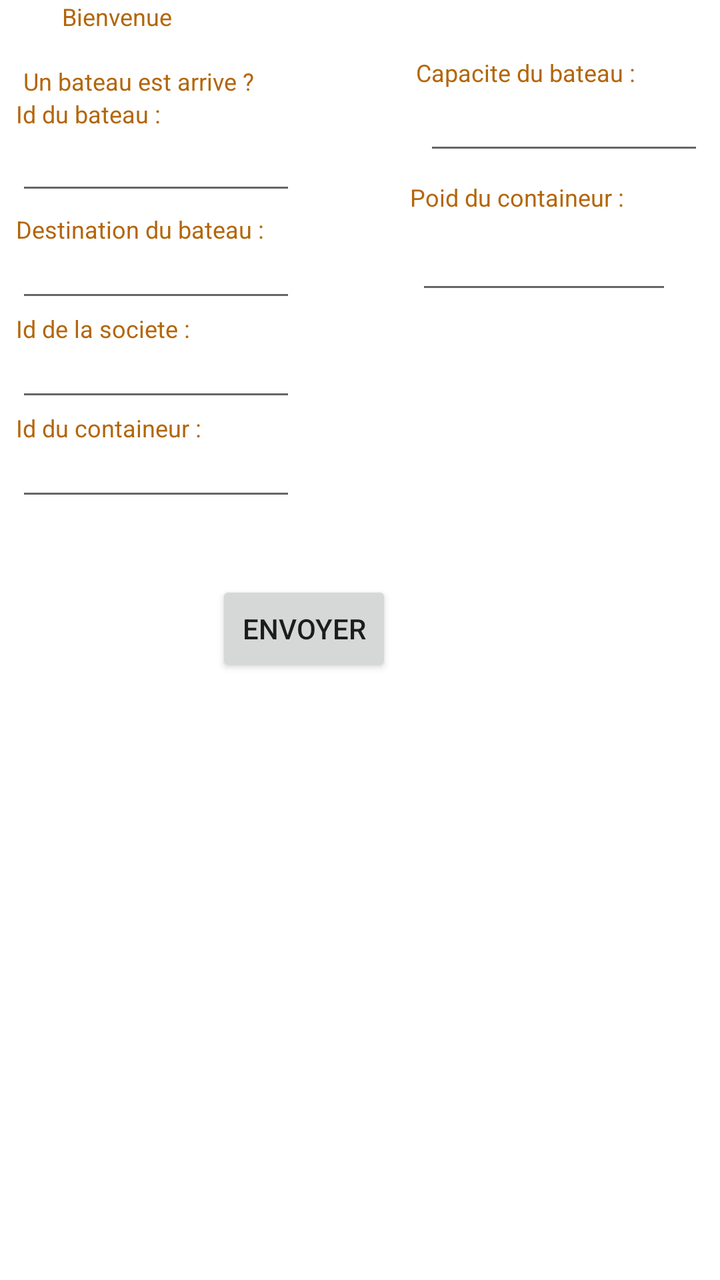
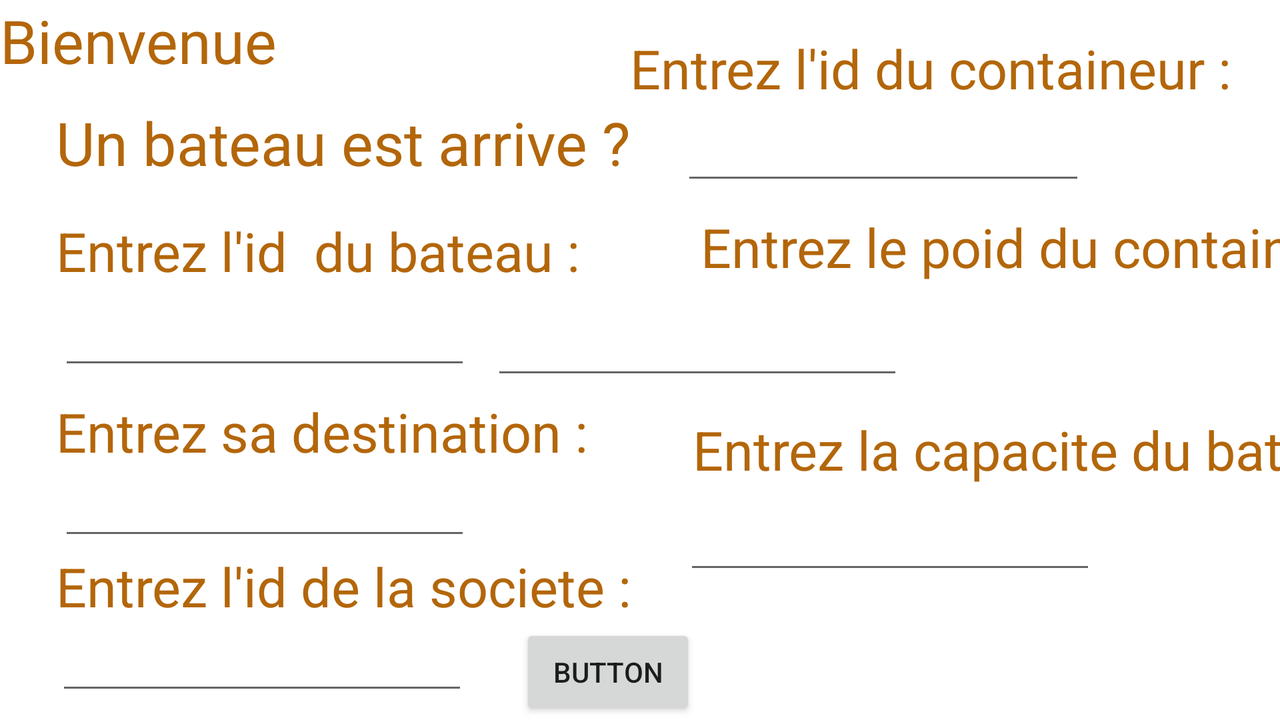

The same Android screen from two of the app's own layout files: first res/layout/ as a phone draws it, then the author's variant for another configuration, drawn on a device whose configuration selects that folder. Both files follow.
<!-- AndroidManifest.xml: application theme Theme.Application_bateau -->
<!-- res/layout/fragment_home.xml -->
<?xml version="1.0" encoding="utf-8"?>
<androidx.constraintlayout.widget.ConstraintLayout xmlns:android="http://schemas.android.com/apk/res/android"
    xmlns:app="http://schemas.android.com/apk/res-auto"
    xmlns:tools="http://schemas.android.com/tools"
    android:layout_width="match_parent"
    android:layout_height="match_parent"
    android:background="@drawable/backg">

    <Button
        android:id="@+id/boatarriv"
        android:layout_width="wrap_content"
        android:layout_height="wrap_content"
        android:layout_marginStart="108dp"
        android:layout_marginLeft="108dp"
        android:layout_marginTop="208dp"
        android:text="@string/home_sendbutt"
        app:layout_constraintStart_toStartOf="parent"
        app:layout_constraintTop_toBottomOf="@+id/capa" />

    <TextView
        android:id="@+id/askForIdTV7"
        android:layout_width="112dp"
        android:layout_height="17dp"
        android:layout_marginTop="28dp"
        android:layout_marginEnd="40dp"
        android:layout_marginRight="40dp"
        android:text="@string/home_boatcapa"
        android:textColor="#B3660A"
        android:textSize="12sp"
        app:layout_constraintEnd_toEndOf="parent"
        app:layout_constraintTop_toTopOf="parent" />

    <TextView
        android:id="@+id/etat"
        android:layout_width="140dp"
        android:layout_height="39dp"
        android:layout_marginStart="84dp"
        android:layout_marginLeft="84dp"
        android:layout_marginTop="12dp"
        android:textSize="12sp"
        app:layout_constraintStart_toStartOf="parent"
        app:layout_constraintTop_toBottomOf="@+id/boatarriv" />

    <TextView
        android:id="@+id/askForIdTV6"
        android:layout_width="wrap_content"
        android:layout_height="wrap_content"
        android:layout_marginTop="8dp"
        android:layout_marginEnd="48dp"
        android:layout_marginRight="48dp"
        android:text="@string/home_contwei"
        android:textColor="#B3660A"
        android:textSize="12sp"
        app:layout_constraintEnd_toEndOf="parent"
        app:layout_constraintTop_toBottomOf="@+id/capa" />

    <EditText
        android:id="@+id/poids"
        android:layout_width="128dp"
        android:layout_height="wrap_content"
        android:layout_marginTop="4dp"
        android:layout_marginEnd="24dp"
        android:layout_marginRight="24dp"
        android:ems="10"
        android:inputType="textPersonName"
        android:textColor="@color/white"
        app:layout_constraintEnd_toEndOf="parent"
        app:layout_constraintTop_toBottomOf="@+id/askForIdTV6" />

    <EditText
        android:id="@+id/capa"
        android:layout_width="wrap_content"
        android:layout_height="wrap_content"
        android:layout_marginTop="4dp"
        android:layout_marginEnd="8dp"
        android:layout_marginRight="8dp"
        android:ems="10"
        android:inputType="textPersonName"
        android:textColor="@color/white"
        android:textSize="12sp"
        app:layout_constraintEnd_toEndOf="parent"
        app:layout_constraintTop_toBottomOf="@+id/askForIdTV7" />

    <TextView
        android:id="@+id/textView8"
        android:layout_width="wrap_content"
        android:layout_height="wrap_content"

        android:layout_marginStart="31dp"
        android:layout_marginLeft="31dp"
        android:text="@string/home_welcome"
        android:textColor="#B3660A"
        android:textSize="12sp"
        app:layout_constraintStart_toStartOf="parent"
        app:layout_constraintTop_toTopOf="parent"
        tools:ignore="MissingConstraints" />

    <TextView
        android:id="@+id/introBotArrived"
        android:layout_width="wrap_content"
        android:layout_height="wrap_content"
        android:layout_marginTop="16dp"
        android:layout_marginEnd="95dp"
        android:layout_marginRight="95dp"
        android:text="@string/home_boatarrived"
        android:textColor="#B3660A"
        android:textSize="12sp"
        app:layout_constraintBottom_toTopOf="@+id/askForIdTV"
        app:layout_constraintEnd_toEndOf="parent"
        app:layout_constraintHorizontal_bias="0.078"
        app:layout_constraintStart_toStartOf="parent"
        app:layout_constraintTop_toBottomOf="@+id/textView8" />

    <EditText
        android:id="@+id/idCont"
        android:layout_width="wrap_content"
        android:layout_height="wrap_content"
        android:layout_marginStart="8dp"
        android:layout_marginLeft="8dp"
        android:ems="10"
        android:inputType="textPersonName"
        android:textColor="@color/white"
        android:textSize="12sp"
        app:layout_constraintStart_toStartOf="parent"
        app:layout_constraintTop_toBottomOf="@+id/askForIdTV5" />

    <TextView
        android:id="@+id/askForIdTV4"
        android:layout_width="wrap_content"
        android:layout_height="wrap_content"
        android:layout_marginStart="8dp"
        android:layout_marginLeft="8dp"
        android:text="@string/home_socid"
        android:textColor="#B3660A"
        android:textSize="12sp"
        app:layout_constraintBottom_toTopOf="@+id/idSoc"
        app:layout_constraintStart_toStartOf="parent"
        app:layout_constraintTop_toBottomOf="@+id/dest" />

    <EditText
        android:id="@+id/idSoc"
        android:layout_width="wrap_content"
        android:layout_height="wrap_content"
        android:layout_marginStart="8dp"
        android:layout_marginLeft="8dp"
        android:ems="10"
        android:inputType="textPersonName"
        android:textColor="@color/white"
        android:textSize="12sp"
        app:layout_constraintBottom_toTopOf="@+id/askForIdTV5"
        app:layout_constraintStart_toStartOf="parent"
        app:layout_constraintTop_toBottomOf="@+id/askForIdTV4" />

    <TextView
        android:id="@+id/askForIdTV5"
        android:layout_width="wrap_content"
        android:layout_height="wrap_content"
        android:layout_marginStart="8dp"
        android:layout_marginLeft="8dp"
        android:text="@string/home_contid"
        android:textColor="#B3660A"
        android:textSize="12sp"
        app:layout_constraintBottom_toTopOf="@+id/idCont"
        app:layout_constraintStart_toStartOf="parent"
        app:layout_constraintTop_toBottomOf="@+id/idSoc" />

    <EditText
        android:id="@+id/dest"
        android:layout_width="wrap_content"
        android:layout_height="wrap_content"
        android:layout_marginStart="8dp"
        android:layout_marginLeft="8dp"
        android:ems="10"
        android:inputType="textPersonName"
        android:textColor="@color/white"
        android:textSize="12sp"
        app:layout_constraintBottom_toTopOf="@+id/askForIdTV4"
        app:layout_constraintStart_toStartOf="parent"
        app:layout_constraintTop_toBottomOf="@+id/askForIdTV2" />

    <EditText
        android:id="@+id/idBateau"
        android:layout_width="wrap_content"
        android:layout_height="wrap_content"
        android:layout_marginStart="8dp"
        android:layout_marginLeft="8dp"
        android:layout_marginTop="4dp"
        android:ems="10"
        android:inputType="textPersonName"
        android:textColor="@color/white"
        android:textSize="12sp"
        app:layout_constraintBottom_toTopOf="@+id/askForIdTV2"
        app:layout_constraintStart_toStartOf="parent"
        app:layout_constraintTop_toBottomOf="@+id/askForIdTV" />

    <TextView
        android:id="@+id/askForIdTV2"
        android:layout_width="wrap_content"
        android:layout_height="wrap_content"
        android:layout_marginStart="8dp"
        android:layout_marginLeft="8dp"
        android:layout_marginTop="4dp"
        android:text="@string/home_dest"
        android:textColor="#B3660A"
        android:textSize="12sp"
        app:layout_constraintBottom_toTopOf="@+id/dest"
        app:layout_constraintStart_toStartOf="parent"
        app:layout_constraintTop_toBottomOf="@+id/idBateau" />

    <TextView
        android:id="@+id/askForIdTV"
        android:layout_width="wrap_content"
        android:layout_height="wrap_content"
        android:layout_marginStart="8dp"
        android:layout_marginLeft="8dp"
        android:text="@string/home_boatid"
        android:textColor="#B3660A"
        android:textSize="12sp"
        app:layout_constraintBottom_toTopOf="@+id/idBateau"
        app:layout_constraintStart_toStartOf="parent"
        app:layout_constraintTop_toBottomOf="@+id/introBotArrived" />

</androidx.constraintlayout.widget.ConstraintLayout>
<!-- resources referenced by this layout -->
<resources>
  <string name="home_boatarrived">Un bateau est arrive ?</string>
  <string name="home_boatcapa">Capacite du bateau : </string>
  <string name="home_boatid">Id du bateau :</string>
  <string name="home_contid">Id du containeur : </string>
  <string name="home_contwei">Poid du containeur : </string>
  <string name="home_dest">Destination du bateau :</string>
  <string name="home_sendbutt">Envoyer</string>
  <string name="home_socid">Id de la societe : </string>
  <string name="home_welcome">Bienvenue</string>
  <style name="Theme.Application_bateau" parent="Theme.MaterialComponents.DayNight.DarkActionBar">
          
          <item name="colorPrimary">@color/purple_500</item>
          <item name="colorPrimaryVariant">@color/purple_700</item>
          <item name="colorOnPrimary">@color/white</item>
          
          <item name="colorSecondary">@color/teal_200</item>
          <item name="colorSecondaryVariant">@color/teal_700</item>
          <item name="colorOnSecondary">@color/black</item>
          
          <item name="android:statusBarColor" tools:targetApi="l">?attr/colorPrimaryVariant</item>
          
      </style>
</resources>
<!-- res/layout-land/fragment_home.xml (the author's variant of the layout above) -->
<!-- drawn on the phone turned sideways -->
<?xml version="1.0" encoding="utf-8"?>
<androidx.constraintlayout.widget.ConstraintLayout xmlns:android="http://schemas.android.com/apk/res/android"
    xmlns:app="http://schemas.android.com/apk/res-auto"
    xmlns:tools="http://schemas.android.com/tools"
    android:layout_width="match_parent"
    android:layout_height="match_parent"
    android:background="@drawable/backg">

    <EditText
        android:id="@+id/poids"
        android:layout_width="206dp"
        android:layout_height="wrap_content"
        android:layout_marginStart="47dp"
        android:layout_marginLeft="47dp"
        android:layout_marginTop="12dp"
        android:layout_marginEnd="284dp"
        android:layout_marginRight="284dp"
        android:ems="10"
        android:inputType="textPersonName"
        app:layout_constraintEnd_toEndOf="parent"
        app:layout_constraintStart_toEndOf="@+id/askForIdTV2"
        app:layout_constraintTop_toBottomOf="@+id/askForIdTV6" />

    <Button
        android:id="@+id/boatarriv"
        android:layout_width="wrap_content"
        android:layout_height="wrap_content"
        android:layout_marginTop="20dp"
        android:layout_marginEnd="292dp"
        android:layout_marginRight="292dp"
        android:text="Button"
        app:layout_constraintEnd_toEndOf="parent"
        app:layout_constraintTop_toBottomOf="@+id/capa" />

    <EditText
        android:id="@+id/idCont"
        android:layout_width="202dp"
        android:layout_height="wrap_content"
        android:layout_marginStart="25dp"
        android:layout_marginLeft="25dp"
        android:layout_marginTop="4dp"
        android:ems="10"
        android:inputType="textPersonName"
        app:layout_constraintStart_toEndOf="@+id/introBotArrived"
        app:layout_constraintTop_toBottomOf="@+id/askForIdTV5" />

    <EditText
        android:id="@+id/capa"
        android:layout_width="206dp"
        android:layout_height="wrap_content"
        android:layout_marginStart="26dp"
        android:layout_marginLeft="26dp"
        android:layout_marginTop="8dp"
        android:ems="10"
        android:inputType="textPersonName"
        app:layout_constraintStart_toEndOf="@+id/askForIdTV4"
        app:layout_constraintTop_toBottomOf="@+id/askForIdTV7" />

    <TextView
        android:id="@+id/askForIdTV7"
        android:layout_width="wrap_content"
        android:layout_height="wrap_content"
        android:layout_marginStart="52dp"
        android:layout_marginLeft="52dp"
        android:layout_marginTop="12dp"
        android:layout_marginBottom="8dp"
        android:text="Entrez la capacite du bateau :"
        android:textColor="#B3660A"
        android:textSize="27sp"
        app:layout_constraintBottom_toTopOf="@+id/capa"
        app:layout_constraintStart_toEndOf="@+id/askForIdTV2"
        app:layout_constraintTop_toBottomOf="@+id/poids"
        app:layout_constraintVertical_bias="1.0" />

    <TextView
        android:id="@+id/askForIdTV6"
        android:layout_width="wrap_content"
        android:layout_height="wrap_content"
        android:layout_marginStart="60dp"
        android:layout_marginLeft="60dp"
        android:layout_marginTop="8dp"
        android:layout_marginBottom="4dp"
        android:text="Entrez le poid du containeur :"
        android:textColor="#B3660A"
        android:textSize="27sp"
        app:layout_constraintBottom_toTopOf="@+id/poids"
        app:layout_constraintStart_toEndOf="@+id/askForIdTV"
        app:layout_constraintTop_toBottomOf="@+id/idCont"
        app:layout_constraintVertical_bias="1.0" />

    <TextView
        android:id="@+id/askForIdTV5"
        android:layout_width="wrap_content"
        android:layout_height="36dp"
        android:layout_marginStart="50dp"
        android:layout_marginLeft="50dp"
        android:layout_marginTop="16dp"
        android:text="Entrez l'id du containeur :"
        android:textColor="#B3660A"
        android:textSize="27sp"
        app:layout_constraintStart_toEndOf="@+id/textView8"
        app:layout_constraintTop_toTopOf="parent" />

    <EditText
        android:id="@+id/idSoc"
        android:layout_width="206dp"
        android:layout_height="wrap_content"
        android:layout_marginStart="28dp"
        android:layout_marginLeft="28dp"
        android:layout_marginEnd="177dp"
        android:layout_marginRight="177dp"
        android:ems="10"
        android:inputType="textPersonName"
        app:layout_constraintEnd_toEndOf="parent"
        app:layout_constraintHorizontal_bias="0.0"
        app:layout_constraintStart_toStartOf="parent"
        app:layout_constraintTop_toBottomOf="@+id/askForIdTV4" />

    <TextView
        android:id="@+id/askForIdTV2"
        android:layout_width="wrap_content"
        android:layout_height="wrap_content"
        android:layout_marginStart="28dp"
        android:layout_marginLeft="28dp"
        android:layout_marginTop="4dp"
        android:text="Entrez sa destination :"
        android:textColor="#B3660A"
        android:textSize="27sp"
        app:layout_constraintBottom_toTopOf="@+id/dest"
        app:layout_constraintStart_toStartOf="parent"
        app:layout_constraintTop_toBottomOf="@+id/idBateau" />

    <EditText
        android:id="@+id/dest"
        android:layout_width="206dp"
        android:layout_height="wrap_content"
        android:layout_marginStart="28dp"
        android:layout_marginLeft="28dp"
        android:layout_marginEnd="177dp"
        android:layout_marginRight="177dp"
        android:ems="10"
        android:inputType="textPersonName"
        app:layout_constraintBottom_toTopOf="@+id/askForIdTV4"
        app:layout_constraintEnd_toEndOf="parent"
        app:layout_constraintHorizontal_bias="0.006"
        app:layout_constraintStart_toStartOf="parent"
        app:layout_constraintTop_toBottomOf="@+id/askForIdTV2" />

    <TextView
        android:id="@+id/askForIdTV4"
        android:layout_width="wrap_content"
        android:layout_height="wrap_content"
        android:layout_marginStart="28dp"
        android:layout_marginLeft="28dp"
        android:layout_marginEnd="93dp"
        android:layout_marginRight="93dp"
        android:text="Entrez l'id de la societe :"
        android:textColor="#B3660A"
        android:textSize="27sp"
        app:layout_constraintBottom_toTopOf="@+id/idSoc"
        app:layout_constraintEnd_toEndOf="parent"
        app:layout_constraintHorizontal_bias="0.0"
        app:layout_constraintStart_toStartOf="parent"
        app:layout_constraintTop_toBottomOf="@+id/dest" />

    <TextView
        android:id="@+id/textView8"
        android:layout_width="265dp"
        android:layout_height="35dp"

        android:text="Bienvenue"
        android:textColor="#B3660A"
        android:textSize="30sp"
        app:layout_constraintTop_toTopOf="parent"
        tools:ignore="MissingConstraints"
        tools:layout_editor_absoluteX="31dp" />

    <TextView
        android:id="@+id/introBotArrived"
        android:layout_width="wrap_content"
        android:layout_height="wrap_content"
        android:layout_marginStart="28dp"
        android:layout_marginLeft="28dp"
        android:layout_marginTop="16dp"
        android:layout_marginBottom="16dp"
        android:text="Un bateau est arrive ?"
        android:textColor="#B3660A"
        android:textSize="30sp"
        app:layout_constraintBottom_toTopOf="@+id/askForIdTV"
        app:layout_constraintStart_toStartOf="parent"
        app:layout_constraintTop_toBottomOf="@+id/textView8" />

    <TextView
        android:id="@+id/askForIdTV"
        android:layout_width="wrap_content"
        android:layout_height="wrap_content"
        android:layout_marginStart="28dp"
        android:layout_marginLeft="28dp"
        android:layout_marginBottom="5dp"
        android:text="Entrez l'id  du bateau :"
        android:textColor="#B3660A"
        android:textSize="27sp"
        app:layout_constraintBottom_toTopOf="@+id/idBateau"
        app:layout_constraintStart_toStartOf="parent"
        app:layout_constraintTop_toBottomOf="@+id/introBotArrived" />

    <EditText
        android:id="@+id/idBateau"
        android:layout_width="206dp"
        android:layout_height="wrap_content"
        android:layout_marginStart="28dp"
        android:layout_marginLeft="28dp"
        android:layout_marginEnd="177dp"
        android:layout_marginRight="177dp"
        android:layout_marginBottom="4dp"
        android:ems="10"
        android:inputType="textPersonName"
        app:layout_constraintBottom_toTopOf="@+id/askForIdTV2"
        app:layout_constraintEnd_toEndOf="parent"
        app:layout_constraintHorizontal_bias="0.006"
        app:layout_constraintStart_toStartOf="parent"
        app:layout_constraintTop_toBottomOf="@+id/askForIdTV" />

</androidx.constraintlayout.widget.ConstraintLayout>
<!-- resources referenced by the variant -->
<!-- as the phone turned sideways resolves them -->
<resources>
  <style name="Theme.Application_bateau" parent="Theme.MaterialComponents.DayNight.DarkActionBar">
          
          <item name="colorPrimary">@color/purple_500</item>
          <item name="colorPrimaryVariant">@color/purple_700</item>
          <item name="colorOnPrimary">@color/white</item>
          
          <item name="colorSecondary">@color/teal_200</item>
          <item name="colorSecondaryVariant">@color/teal_700</item>
          <item name="colorOnSecondary">@color/black</item>
          
          <item name="android:statusBarColor" tools:targetApi="l">?attr/colorPrimaryVariant</item>
          
      </style>
</resources>
